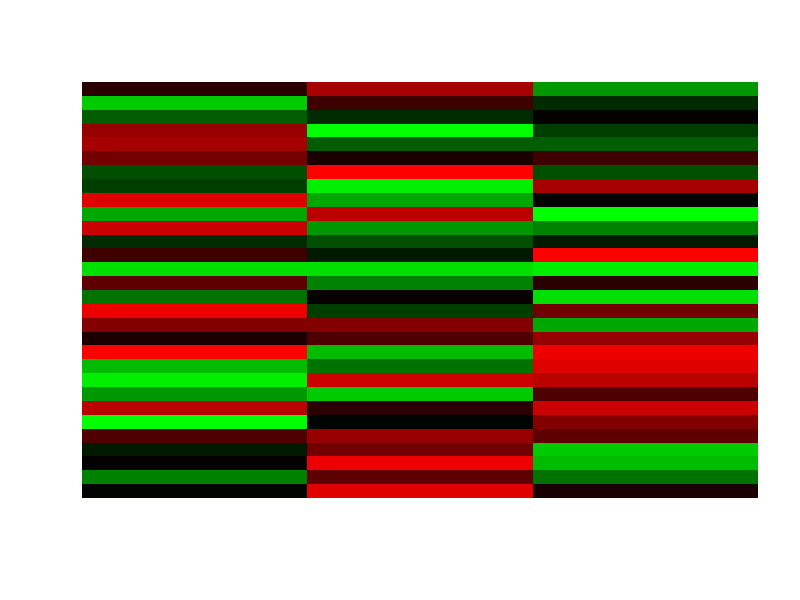

The R source for this figure:
library(gplots)
library(RColorBrewer)

colPal <- redgreen(100)
par(mar=c(12, 4, 2, 0.5))
#image(t(druggable_targets_pos), col=redblue(2))
bins = 30
pdf("../fig/drug_sig.pdf")
a = rbind(sample(1:bins, bins), sample(1:bins, bins), sample(1:bins, bins))
image(a, col= colPal,   axes=F, srt=45)
dev.off()
